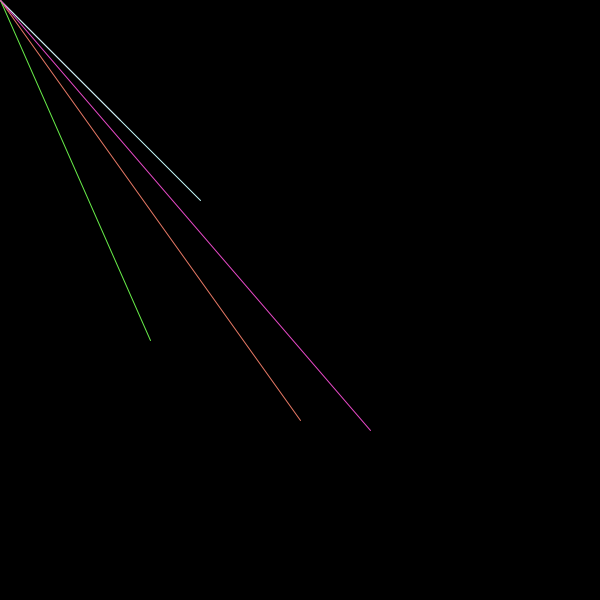
Frame 1 (no input)
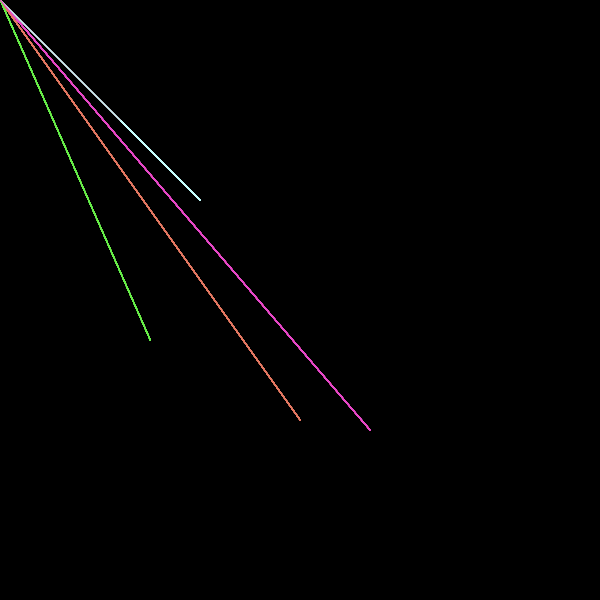
Frame 60 (the mouse pressed at the canvas centre just before this capture)
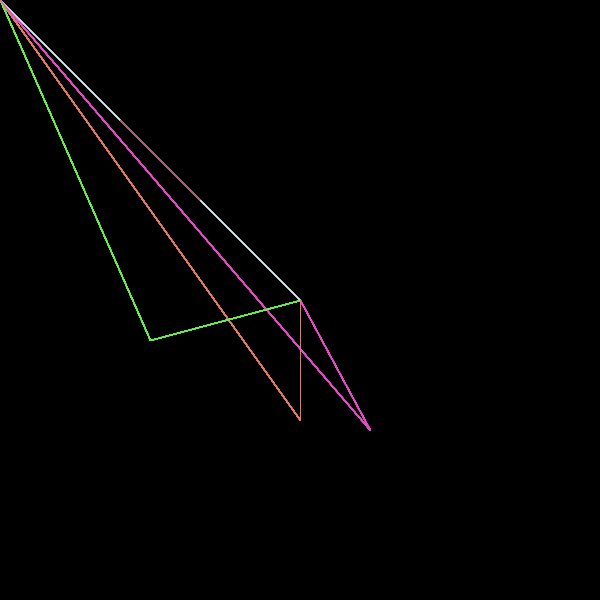
Frame 120 (the mouse held since frame 60 and released just before this capture)

The Processing sketch that drew these frames (run headless with seeded random() and noise(); from frame 60 on, the mouse is pressed at the canvas centre):

// Processing sketch: processing_163720
// ── processing_163720.pde

void setup(){
  size(600,600);
  background(0);
  smooth();
}
void draw(){
stroke(160,100,120);
line(120,120, mouseX,mouseY);
stroke(200,300,400);
line(mouseX, mouseY,200,200);
stroke(230,120,100);
line(300,420, mouseX,mouseY);
stroke(104,238,73);
line(mouseX, mouseY,150,340);
stroke(232,73,200);
line(mouseX,mouseY,370,430);


frameRate(10);


 
}


  
